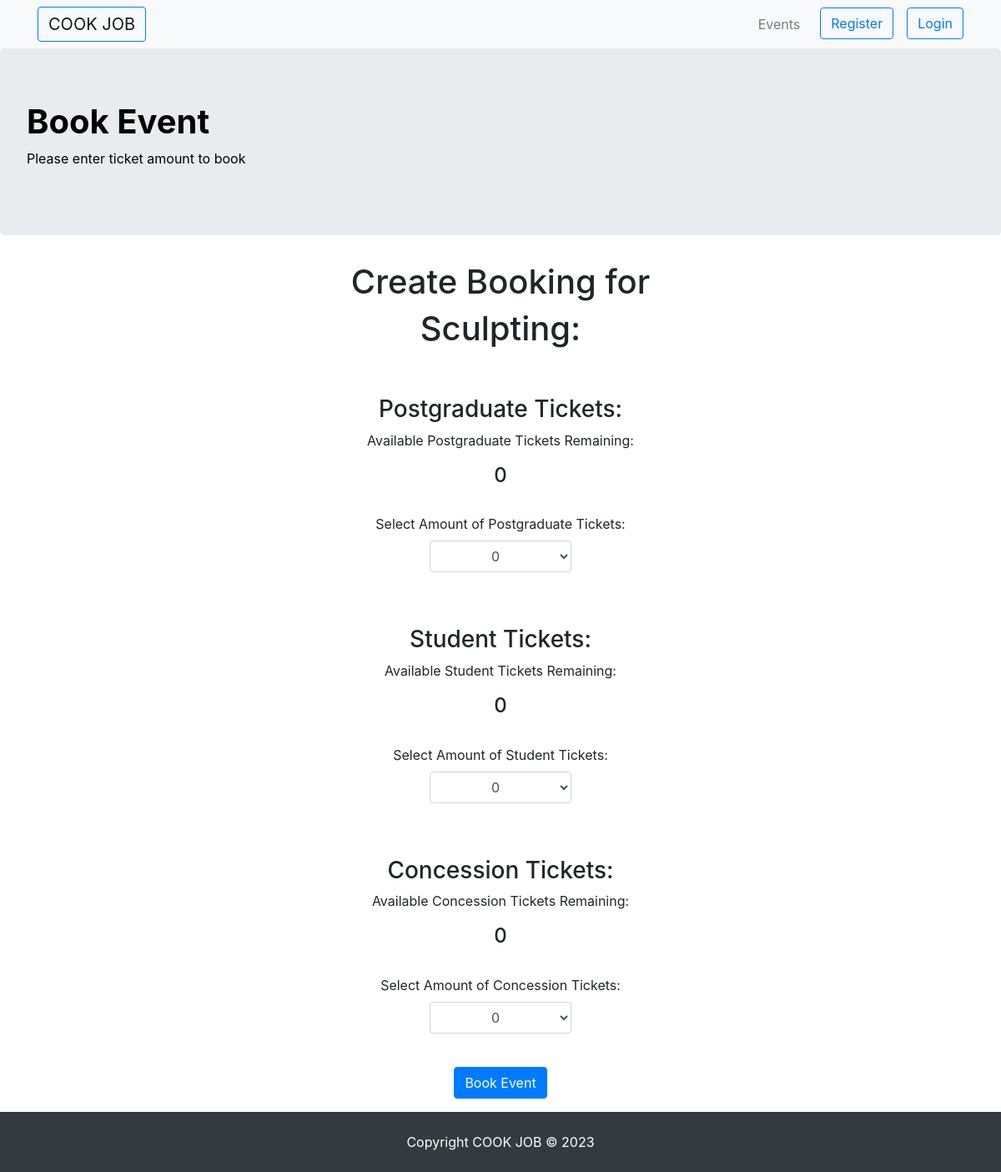
Page /event_details/5/book on the committed database.
### cookjob/models.py (models this page shows, shortened)
class Event(db.Model):
    __tablename__ = 'events'
    id = db.Column(db.Integer, primary_key=True)
    user_id = db.Column(db.String(100), nullable=False)
    title = db.Column(db.String(100), nullable=False)
    description = db.Column(db.Text, nullable=False)
    date = db.Column(db.DateTime, nullable=False)
    time = db.Column(db.Time, nullable=False)
    address = db.Column(db.String(100), nullable=False)
    states = db.Column(db.String(100), nullable=False)
    image = db.Column(db.String(255))
    postgraduate = db.Column(db.Integer, nullable=False)
    student = db.Column(db.Integer, nullable=False)
    concession = db.Column(db.Integer, nullable=False)
    category = db.Column(db.String(100), nullable=False)
    status = db.Column(db.String(100), nullable=False)
    comments = db.relationship('Comment', backref='event', cascade='all, delete-orphan', lazy=True)

### cookjob/__init__.py (the view, shortened to what this page needs)
    @app.route('/event_details/<event_id>/book', methods=['GET', 'POST'])
    def book(event_id):
        book = BookingForm()
        event = Event.query.get_or_404(event_id)
        userid = session.get('userid', None)
        return render_template('book.html', userid= userid, event=event, form=book)

### cookjob/forms.py
class BookingForm(FlaskForm):
    booked_student = SelectField("Test: ", choices=[(-1, "0"), (1, "1"), (2, "2"),(3, "3"), (4, "4"), (5, "5"),(6,"6")])
    booked_postgraduate = SelectField("Test: ", choices=[(-1, "0"), (1, "1"), (2, "2"),(3, "3"), (4, "4"), (5, "5"),(6,"6")])
    booked_concession = SelectField("Test: ", choices=[(-1, "0"), (1, "1"), (2, "2"),(3, "3"), (4, "4"), (5, "5"),(6,"6")])
    submit = SubmitField('Book Event')

### cookjob/templates/book.html (shortened to what this page needs)
{% extends 'base.html' %}
{% block css %}
<head>
    <link rel="stylesheet" href="{{ url_for('static', filename='/event_creation_update.css') }}">
</head>
{% endblock%}
{% block content %}
<body>
    <nav class="navbar navbar-expand-lg navbar-light bg-light">
        <div class="container">
            <a class="navbar-brand mr-auto btn btn-outline-primary" href="/">COOK JOB</a>
            <ul class="navbar-nav flex-row ml-auto">
                <li class="nav-item">
                    <a class="nav-link" href="/events">Events</a>
                </li>
                {% if not userid %}
                <li class="nav-item">
                    <a class="btn btn-outline-primary ml-3" href="/register">Register </a>
                </li>
                {% endif %}
                {% if not userid %}
                <li class="nav-item">
                    <a class="btn btn-outline-primary ml-3" href="/login">Login</a>
                </li>
                {% endif %}
            </ul>
        </div>
    </nav>
    <div class="jumbotron jumbotron-with-bg-image">
        <h1><b>Book Event</b></h1>
        <p>Please enter ticket amount to book </p>
    </div>
    <form action="{{ url_for('book', event_id=event.id) }}" method="post">
        <h1 class="center">Create Booking for</h1>
        <h1 class="center">{{event.title}}:</h1>
        <br>
        <br>
        <div class="center">
            <div class="form-group">
                <h3>Postgraduate Tickets:</h3>
                <p>Available Postgraduate Tickets Remaining:</p>
                <h4>{{ event.postgraduate }}</h4>
                <br>
                <label for="event-postgraduate">Select Amount of Postgraduate Tickets:</label>
                <div class="container center col-md-2">
                    {{ form.booked_postgraduate(class="form-control center", id="event-postgraduate") }}
                </div>
            </div>
            <br>
            <br>
            <div class="form-group">
                <h3>Student Tickets:</h3>
                <p>Available Student Tickets Remaining:</p>
                <h4>{{ event.student }}</h4>
                <br>
                <label for="booked-student">Select Amount of Student Tickets:</label>
                <div class="container center col-md-2">
                    {{ form.booked_student(class="form-control center", id="booked-student") }}
                </div>
            </div>
            <br>
            <br>
            <div class="form-group">
                <h3>Concession Tickets:</h3>
                <p>Available Concession Tickets Remaining:</p>
                <h4>{{ event.concession }}</h4>
                <br>
                <label for="booked-concession">Select Amount of Concession Tickets:</label>
                <div class="container center col-md-2">
                    {{ form.booked_concession(class="form-control center", id="event-concession") }}
                </div>
                <br>
            </div>
            <div class="container center col-md-4">
                <p>{{ form.submit(class="btn btn-primary") }} </p>
            </div>
    </form>
</body>
{% endblock%}

### cookjob/static/event_creation_update.css (style rules this page uses)
.jumbotron-with-bg-image { background-size: cover; background-position: center center; color: black; }
.center { text-align: center; }

### rows in the picture
Event: title "Sculpting", postgraduate "0", student "0", concession "0"
